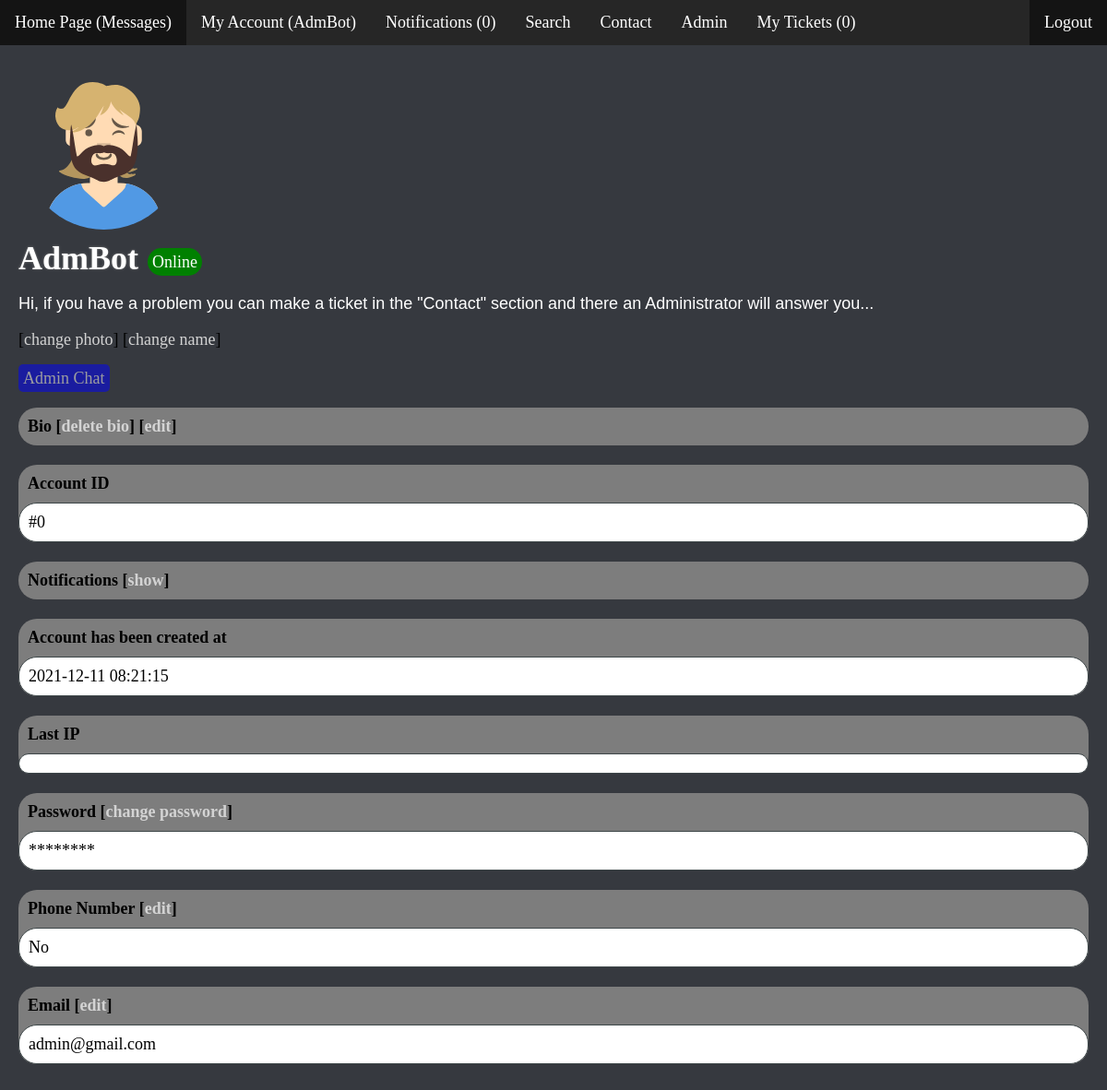
/profile.php?id=0 (signed in), run on the app's committed database.
### tables this page shows
CREATE TABLE `users` (
  `id` int(11) NOT NULL,
  `username` varchar(64) NOT NULL,
  `email` varchar(64) NOT NULL,
  `phone` int(20) NOT NULL,
  `password` varchar(64) NOT NULL,
  `created_at` timestamp NOT NULL DEFAULT current_timestamp() ON UPDATE current_timestamp(),
  `admin` int(11) NOT NULL,
  `gender` int(11) NOT NULL,
  `file` text NOT NULL,
  `bio` text NOT NULL,
  `founder` int(11) NOT NULL,
  `banned` int(11) NOT NULL,
  `logged` int(11) NOT NULL,
  `ip` varchar(64) NOT NULL,
  `last_ip` varchar(64) NOT NULL
);

### profile.php (the view, shortened to what this page needs)
<?php
  require 'config.php';
  if (!isset($_SESSION["loggedin"]) || $_SESSION["loggedin"] !== true) {
    header("location: login.php");
    exit;
  } else if(!isset($_GET['id'])) {
    header('Location: index.php');
    exit();
  } else {
    $id = $_GET['id'];
  }
  $queryString = "SELECT id, username, email, created_at, email, bio, phone, file, admin, founder, banned,ip, last_ip, logged FROM users WHERE id='$id' ORDER BY username DESC LIMIT 1";
  $query = $link->prepare($queryString);
  $query->execute();
  $query->store_result();
  $query->bind_result($user_id, $username, $email, $created_at, $email, $bio, $phone, $file, $admin, $founder, $banned, $ip, $last_ip, $logged);
?>
<!DOCTYPE html>
<html>
<head>
  <link rel="stylesheet" href="css/profile.css?v=<?php echo time(); ?>">
</head>
<body>
  <?php include_once("header.php"); ?>
  <div class="wrapper">
    <?php while ($query->fetch()) { ?>
    <?php
      echo "<div id='img_div'>";
      ?>
        <img id="image-x" src='<?php echo $file; ?>' alt="Profile Photo" onClick='showImg();' />
        <br/>
      <div id="nameOnline">
        <h1>
          <?php
            echo $username;
          ?>
        </h1>
        <?php
          if ($logged == 1) {
            echo "<span id='online'>Online</span>";
          } else if ($logged == 0) {
            echo "<span id='offline'>Offline</span>";
          }
        ?>
      </div>
      <p id="bio">
          <?php
            if ($bio == "") {
              echo '';
            } else {
              echo $bio;
            }
          ?>
      </p>
      <?php
      if ($_SESSION['id'] == $user_id) {
        echo " <span>[<a href='change-photo.php' id='edits'>change photo</a>]</span> <span>[<a href='change-name.php' id='edits'>change name</a>]</span><br/><br/>";
      }
      echo "</div>";
    ?>
    <?php
      if ($admin == 1) {
        echo ' <a href="admins.php"><span id="admin">Admin Chat</span></a>';
      }
      if ($admin == 1 && $founder == 1 && $banned == 1) {
        echo '<br><br>';
      } else if ($admin == 1) {
        echo '<br><br>';
      } else if ($founder == 1) {
        echo '<br><br>';
      } else if ($banned == 1) {
        echo '<br><br>';
      }
    ?>
    <?php
      if ($_SESSION['id'] == $user_id) {
        ?>
        <div class="title-of-div">
        <div class="title-text">Bio
          <?php
            if ($bio != "") {
              ?>
              [<a href="delete-bio.php" id="edits">delete bio</a>]
              <?php
            }
          ?>
          [<a href="change-bio.php" id="edits">edit</a>]
        </div>
      </div> <br/>
        <?php
      }
    ?>
    <div class="title-of-div">
      <div class="title-text">Account ID</div>
      <div class="content-text">#<?php echo $user_id; ?></div>
    </div>
      <br>
    <?php
      if ($_SESSION['admin'] == 1) {
        ?>
        <div class="title-of-div">
        <div class="title-text">Notifications [<a href="notifications.php?id=<?php echo $user_id; ?>">show</a>]</div>
        </div>
        <br/>
        <?php
      }
    ?>
    <div class="title-of-div">
      <div class="title-text">Account has been created at</div>
      <div class="content-text"><?php
        echo $created_at;
      ?></div>
    </div>
      <br>
    <?php
      if ($_SESSION['founder'] == 1 || $_SESSION['id'] == $user_id) {
        ?>
          <div class="title-of-div">
          <div class="title-text">Last IP</div>
          <div class="content-text"><?php
          ?></div>
        </div>
          <br>
        <?php
      }
    ?>
    <?php
      if ($_SESSION['id'] == $user_id) {
        ?>
        <div class="title-of-div">
        <div class="title-text">Password [<a href="reset-password.php" id="edits">change password</a>]</div>
        <div class="content-text">********</div>
        </div>
        <br/>
        <?php
      }
    ?>
    <div class="title-of-div">
      <div class="title-text">Phone Number
        <?php
          if ($_SESSION['id'] == $user_id) {
        ?>
        [<a href="change-phone.php" id="edits">edit</a>]
        <?php } ?>
      </div>
      <div class="content-text">
        <?php
          if ($phone == 0) {
            echo 'No';
          } else {
            echo $phone;
          }
        ?>
      </div>
    </div> <br/>
    <div class="title-of-div">
    <div class="title-text">Email
      <?php
        if ($_SESSION['id'] == $user_id) {
          echo ' [<a href="change-email.php" id="edits">edit</a>]';
        }
      ?>
    </div>
      <div class="content-text">
        <?php
          echo $email;
        ?>
      </div>
    </div>
    <br>
    <?php } ?>
  </div>
</body>
</html>

### header.php (shortened to what this page needs)
<?php
  $userid = $_SESSION['id'];
?>
<html>
<head>
  <link rel="stylesheet" href="css/header.css?v=<?php echo time(); ?>">
</head>
<body>
  <?php
    $result = mysqli_query($link, "SELECT COUNT(*) FROM `notifications` WHERE userid=$userid");
    $row = mysqli_fetch_row($result)[0];
    $results = mysqli_query($link, "SELECT COUNT(*) FROM `tickets` WHERE userid=$userid");
    $rows = mysqli_fetch_row($results)[0];
  ?>
  <ul id="desktopul">
    <li><a class="active" href="home.php">Home Page (Messages)</a></li>
    <li><a href="profile.php?id=<?php echo $_SESSION['id']; ?>">My Account (<?php echo $_SESSION['username']?>)</a></li>
    <li><a href="notifications.php?id=<?php echo $_SESSION['id']; ?>">Notifications (<?php echo $row; ?>)</a></li>
    <li><a href="search.php">Search</a></li>
    <li><a href="contact.php">Contact</a></li>
    <?php if($_SESSION['admin'] != 0) echo '<li><a href="admin.php">Admin</a></li>'; ?>
    <li><a href="mytickets.php">My Tickets (<?php echo $rows; ?>)</a></li>
    <li style="float:right"><a class="active" href="logout.php">Logout</a></li>
  </ul>
</body>
</html>

### css/profile.css (style rules this page uses)
body { background: #36393f; font-size: 18px; }
.wrapper { margin: 20px; }
#bio { font-family: arial; color: white; }
#admin { padding: 5px; background-color: none; opacity: 50%; user-select: none; background: blue; border-radius: 5px; color: white; transition: .3s; }
.title-text { padding: 10px; font-weight: bold; color: black; }
.title-of-div { background-color: #7d7d7d; border-radius: 20px; }
.content-text { background: white; padding: 10px; color: black; border: 1px solid #3d4648; border-radius: 20px; }
h1 { color: white; text-shadow: 0px 0px 2.5px grey; margin: 0; }
#online, #offline { padding: 5px; border-radius: 25px; color: white; height: 20px; margin-top: 10px; margin-left: 10px; }
#online { background-color: green; }
#img_div:after { content: ""; display: block; clear: both; }
#image-x { margin: 5px; width: 175px; border-radius: 100px; height: 175px; transition: .4s; }
a { text-decoration: none; color: lightgrey; transition: .2s; }
#nameOnline { display: flex; }

### css/header.css (style rules this page uses)
body { margin:0; padding:0; }
#desktopul { list-style-type: none; margin: 0; padding: 0; overflow: hidden; background-color: #262626; }
#desktopul li { float: left; }
#desktopul li a { display: block; color: white; text-align: center; padding: 14px 16px; text-decoration: none; }
#desktopul .active { background-color: #141414; }

### data on the page
users: file (picture), username "AdmBot", logged "Online", bio "Hi, if you have a problem you can make a ticket in the \"Contact\" section and there an Administrator will answer you...", shows "change photo", admin "Admin Chat", shows "Bio", shows "delete bio", id "0", created_at "2021-12-11 08:21:15", shows "Password [", shows "edit", phone "No", email "admin@gmail.com"

### other printed values
$_SESSION['username'] "AdmBot"
$row "0"
$rows "0"
